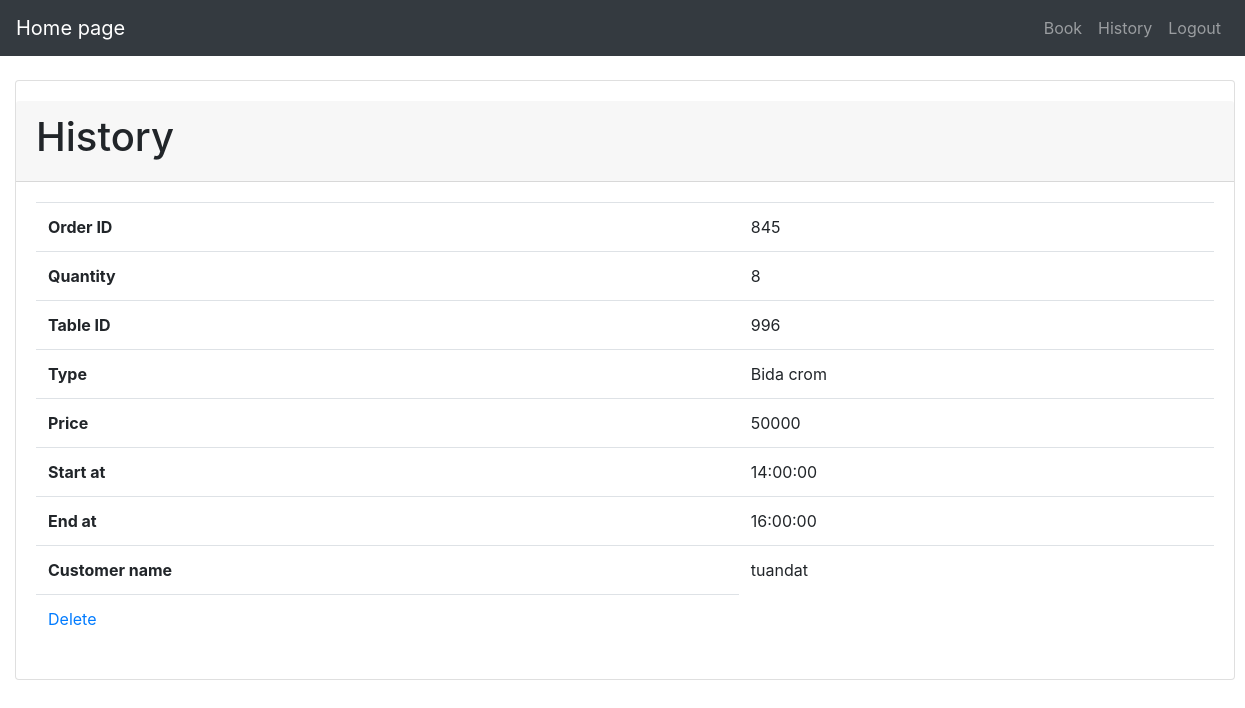
The app's page /Sourcecode/history.php, older data.
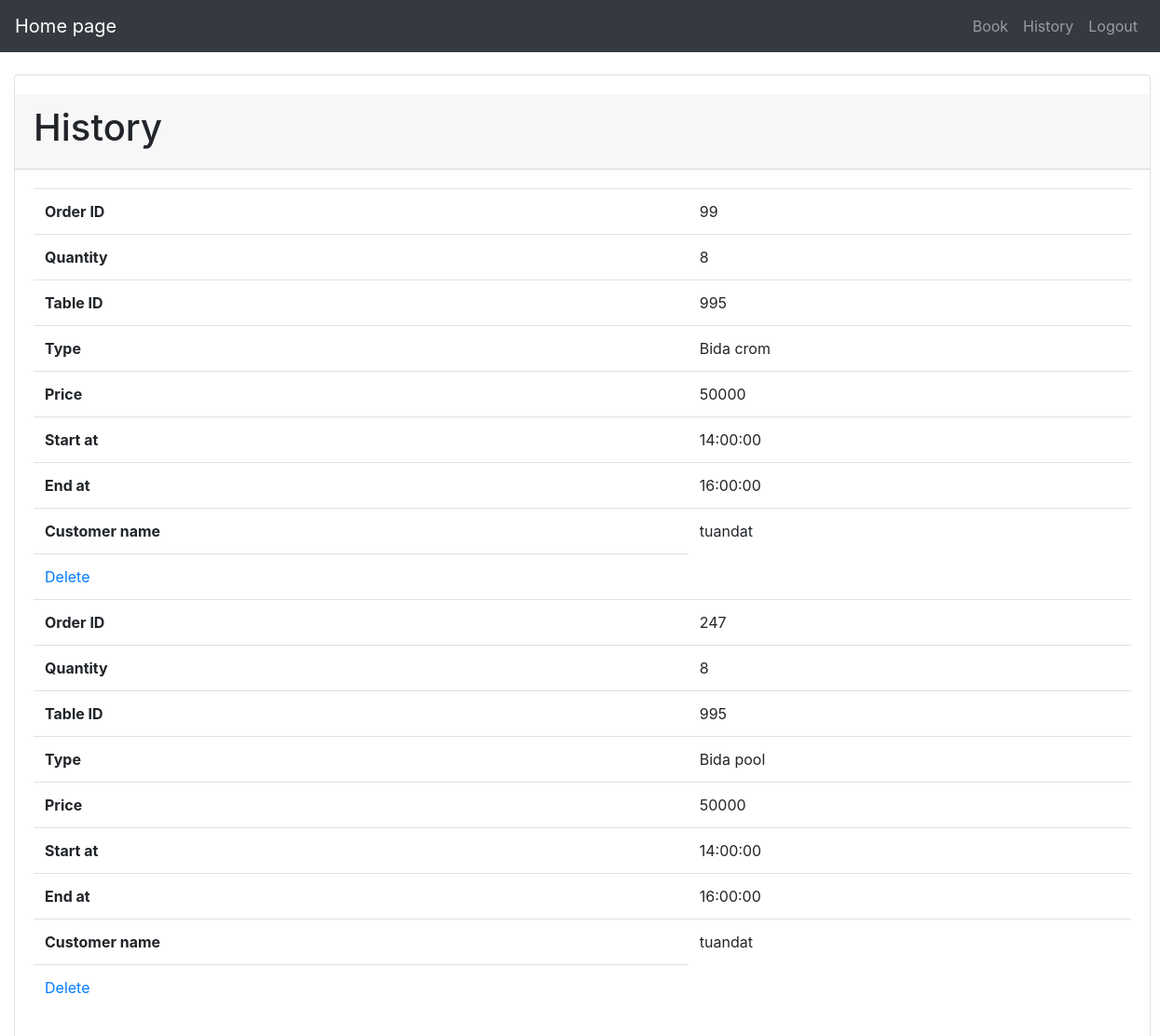
The same page, newer data.
### tables this page shows
CREATE TABLE `bill` (
  `orderID` int(11) NOT NULL,
  `quantity` int(11) NOT NULL,
  `tableID` int(11) NOT NULL,
  `types` varchar(250) NOT NULL,
  `prices` float NOT NULL,
  `timeToStart` time NOT NULL,
  `timeToEnd` time NOT NULL,
  `customerName` varchar(1024) NOT NULL
);

### Sourcecode/history.php (the view, shortened to what this page needs)
<!DOCTYPE html>
<html lang="en">
<head>
  <link rel="stylesheet" href="https://maxcdn.bootstrapcdn.com/bootstrap/4.5.2/css/bootstrap.min.css">
</head>
<body>
    <nav class="navbar navbar-expand-md bg-dark navbar-dark fixed-top">
        <a class="navbar-brand" href="home.php">Home page</a>
        <div class="collapse navbar-collapse" id="collapsibleNavbar">
            <ul class="navbar-nav ml-auto">
                <li class="nav-item">
                    <a class="nav-link" href="book.php">Book</a>
                </li>
                <li class="nav-item">
                    <a class="nav-link" href="history.php">History</a>
                </li>
                <li class="nav-item">
                    <a class="nav-link" href="logout.php">Logout</a>
                </li>
            </ul>
        </div>
    </nav>
    <div class="container-fluid" style="margin-top:80px">
        <div class="card" style="width:1220px;padding-top:20px">
			<div class="card-header">
				<h1>History</h1>
			</div>
            <div class="card-body">
				<table class="table">
					<?php
					$host = "localhost";
					$user = "root";
					$pass = "";
					$database = "database";
					$ketnoi = new mysqli($host,$user,$pass,$database);
					mysqli_set_charset($ketnoi,"utf8");
					$truyvan = "SELECT * FROM `bill`";
					$data = mysqli_query($ketnoi,$truyvan);
					while($row = mysqli_fetch_assoc($data)){
					?>
						<tr>
							<th style="margin:auto">Order ID</th>
							<td style="margin:auto"><?php echo "".$row["orderID"]; ?></td>
						</tr>
						<tr>
							<th style="margin:auto">Quantity</th>
							<td style="margin:auto"><?php echo "".$row["quantity"]; ?></td>
						</tr>
						<tr>
							<th style="margin:auto">Table ID</th>
							<td style="margin:auto"><?php echo "".$row["tableID"]; ?></td>
						</tr>
						<tr>
							<th style="margin:auto">Type</th>
							<td style="margin:auto"><?php echo "".$row["types"]; ?></td>
						</tr>
						<tr>
							<th style="margin:auto">Price</th>
							<td style="margin:auto">50000</td>
						</tr>
						<tr>
							<th style="margin:auto">Start at</th>
							<td style="margin:auto"><?php echo "".$row["timeToStart"]; ?></td>
						</tr>
						<tr>
							<th style="margin:auto">End at</th>
							<td style="margin:auto"><?php echo "".$row["timeToEnd"]; ?></td>
						</tr>
						<tr>
							<th style="margin:auto">Customer name</th>
							<td style="margin:auto"><?php echo "".$row["customerName"]; ?></td>
						</tr>
						<tr>
							<td><a onclick="return Del_his('<?php echo $row['orderID']; ?>')" href="index_bill.php?page_layout=del_bill&id=<?php echo $row['orderID']?>">Delete</a></td>
						</tr>
					<?php } ?>
				</table>
			</div>
        </div>
    </div>
</body>
</html>

Row changes from the older to the newer data that the page shows:
removed bill: orderID "845", quantity "8", tableID "996", types "Bida crom", timeToStart "14:00:00", timeToEnd "16:00:00", customerName "tuandat"
added bill: orderID "99", quantity "8", tableID "995", types "Bida crom", timeToStart "14:00:00", timeToEnd "16:00:00", customerName "tuandat"
added bill: orderID "247", quantity "8", tableID "995", types "Bida pool", timeToStart "14:00:00", timeToEnd "16:00:00", customerName "tuandat"
